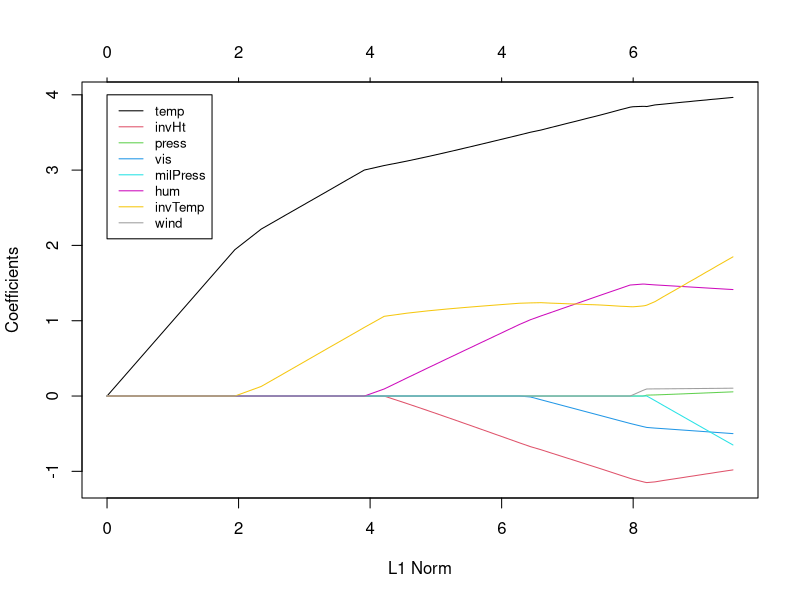
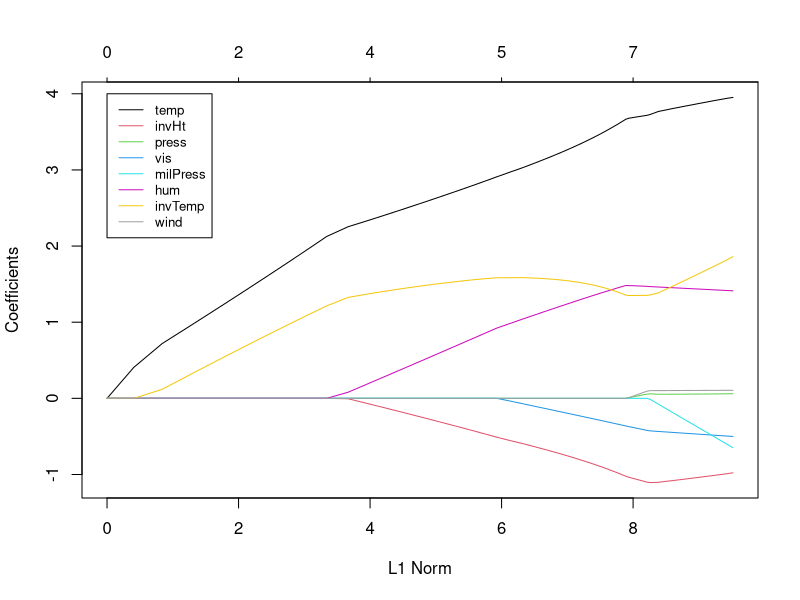
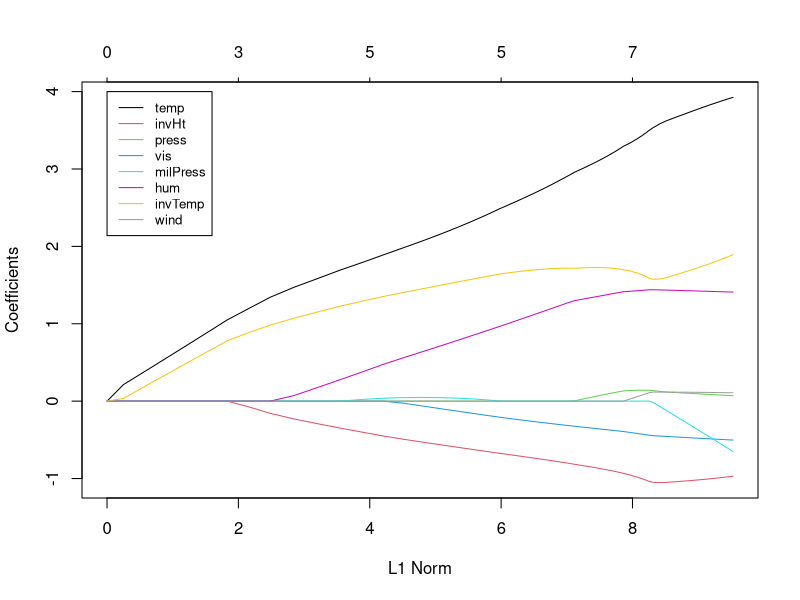
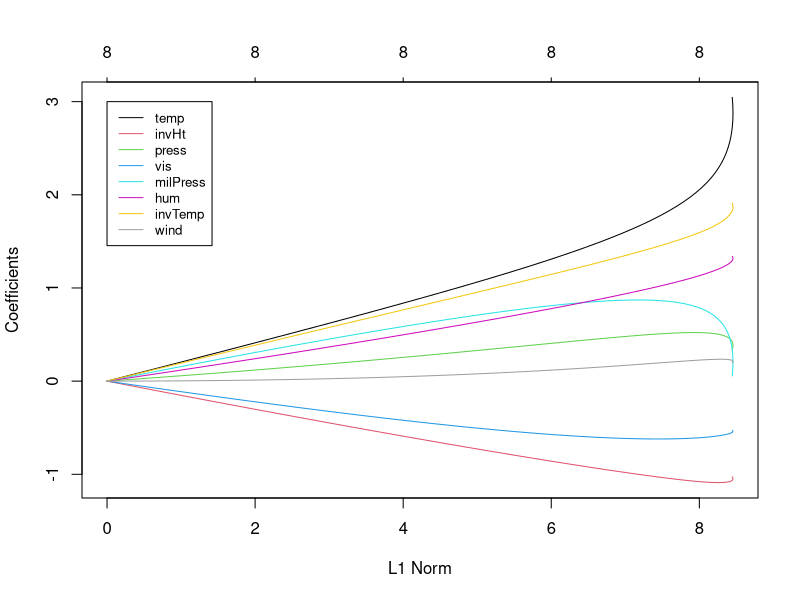

Reproduce these figures in R, in order.
## ---- chunk 1
knitr::opts_chunk$set(echo = TRUE)
## ---- chunk 2
library(glmnet)

#load in ozone data (taken from "cosso" R package)
ozone = read.csv("data/ozone.csv")
## ---- chunk 3
# L1 Regularization

Y = as.numeric(ozone[,1]); Y = Y - mean(Y)
X = as.matrix(ozone[,-1]); X = scale(X,center=T,scale=T)
fit0 = lm(Y~X-1)

lam1 = 1
lam2 = 3
fitl1 = glmnet(x=X,y=Y,family="gaussian",lambda=lam1,alpha=1)
fitl2 = glmnet(x=X,y=Y,family="gaussian",lambda=lam2,alpha=1)

# coefficients for lambda = 0, 1, 3
cbind(fit0$coef,as.matrix(fitl1$beta),as.matrix(fitl2$beta))
## ---- chunk 4
#lasso paths
fitl = glmnet(x=X,y=Y,family="gaussian",alpha=1)
plot(fitl,col=1:8)
legend(0,4,legend=names(ozone)[2:9],col=1:8,lty=rep(1,8),cex=.8)

#elastic net paths
fite = glmnet(x=X,y=Y,family="gaussian",alpha=0.66)
plot(fite,col=1:8)
legend(0,4,legend=names(ozone)[2:9],col=1:8,lty=rep(1,8),cex=.8)

fite = glmnet(x=X,y=Y,family="gaussian",alpha=0.33)
plot(fite,col=1:8)
legend(0,4,legend=names(ozone)[2:9],col=1:8,lty=rep(1,8),cex=.8)

#ridge paths
fitr = glmnet(x=X,y=Y,family="gaussian",alpha=0)
plot(fitr,col=1:8)
legend(0,3,legend=names(ozone)[2:9],col=1:8,lty=rep(1,8),cex=.8)
